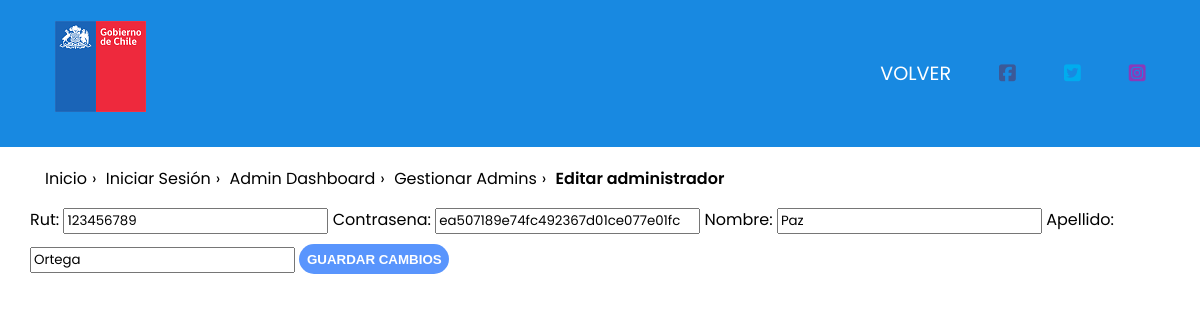
Screenshot of /administrador/editar_administrador.php?rut_usuario=123456789 with the database file from the repository.
### tables this page shows
CREATE TABLE `usuario` (
  `rut_usuario` int(11) NOT NULL,
  `contrasena_usuario` longtext NOT NULL,
  `nombre_usuario` varchar(30) NOT NULL,
  `apellido_usuario` varchar(30) NOT NULL,
  `tipo_usuario` set('encargado','administrador') NOT NULL
);

### administrador/editar_administrador.php (the view, shortened to what this page needs)
<?php
require('..\conexion.php');
$rut_usuario = $_GET["rut_usuario"];
$consulta = "SELECT * FROM usuario WHERE rut_usuario='$rut_usuario'";
$resultado = mysqli_query($conexion, $consulta);
?>
<!DOCTYPE html>
<html lang="es">
<head>
    <link rel="stylesheet" href="administrador.css">
    <link rel="stylesheet" href="../estilos.css">
    <link rel="stylesheet" href="../migas-de-pan.css">
</head>
<header>
    <h1 class="logo">
        <a href="../index.php"><img src="../logo_gob.png" alt="gobierno de chile logo"></a>
    </h1>
    <nav>
        <ul>
            <li><a href="revisar_administrador.php">Volver</a></li>
            <li><a href="https://www.facebook.com/gobiernodechile/"><i class="fab fa-facebook-square" style="color: #3b5998;"></i></a></li>
            <li><a href="https://twitter.com/gobiernodechile"><i class="fab fa-twitter-square" style="color: #00acee;"></i></a></li>
            <li><a href="https://www.instagram.com/gobiernodechile/"><i class="fab fa-instagram-square" style="color: #8a3ab9;"></i></a></li>
        </ul>
    </nav>
</header>
<br><br><br><br><br><br>
<body>
    <div style="padding-left:30px; padding-right:30px;">
    <div>
        <ul class="migas-de-pan">
            <li class="migas-de-pan-item"><a href="../index.php" class="migas-de-pan-link">Inicio</a></li>
            <li class="migas-de-pan-item"><a href="../login.php" class="migas-de-pan-link">Iniciar Sesión</a></li>
            <li class="migas-de-pan-item"><a href="bienvenido_administrador.php" class="migas-de-pan-link">Admin Dashboard</a></li>
            <li class="migas-de-pan-item"><a href="revisar_administrador.php" class="migas-de-pan-link">Gestionar Admins</a></li>
            <li class="migas-de-pan-item"><a href="#" class="migas-de-pan-link" style="font-weight: 600;">Editar administrador</a></li>
        </ul>
    </div>
    <form action="edicion_administrador.php" method="post">
        <?php
        while ($row = mysqli_fetch_array($resultado)) {
            $rut_usuario = $row['rut_usuario'];
            $contrasena_usuario = $row['contrasena_usuario'];
            $nombre_usuario = $row['nombre_usuario'];
            $apellido_usuario = $row['apellido_usuario'];
            echo
                "<label>Rut:</label>
            <input type='text' name='rut_usuario' value='" . $rut_usuario . "' />
            <label>Contrasena:</label>
            <input type='text' name='contrasena_usuario' value='" . $contrasena_usuario . "'  />
            <label>Nombre:</label>
            <input type='text' name='nombre_usuario' value='" . $nombre_usuario . "'  />
            <label>Apellido:</label>
            <input type='text' name='apellido_usuario' value='" . $apellido_usuario . "'  />
            ";
        }
        ?>
        <button type="submit" class="btn solid">Guardar cambios</button>
    </form>
    </div>
</body>
</html>

### administrador/administrador.css (style rules this page uses)
body { padding: 0; margin: 0; box-sizing: border-box; }
body,input { font-family: 'Poppins',sans-serif; }
form { justify-content: center; flex-direction: column; }
.btn { width: 150px; height: 30px; border: none; outline: none; border-radius: 49px; cursor: pointer; background-color: #5995fd; color: #fff; text-transform: uppercase; font-weight: 600; margin: 10px 0; transition: .5s; }

### estilos.css (style rules this page uses)
:root { --background: rgba(24, 137, 225, 1); }
*, *::before, *::after { box-sizing: border-box; }
body { margin: 0; background: white; font-family: 'Poppins',sans-serif; font-weight: 400; }
header { background: var(--background); text-align: center; position: fixed; z-index: 999; width: 100%; top: 0; }
nav { position: absolute; text-align: left; top: 100%; left: 0; background: var(--background); width: 100%; transform: scale(1,0); transform-origin: top; transition: transform 400ms ease-in-out; }
nav ul { margin: 0; padding: 0; list-style: none; }
nav li { margin-bottom: 1em; margin-left: 1em; }
nav a { color: white; text-decoration: none; font-size: 1.2rem; text-transform: uppercase; opacity: 0; transition: opacity 150ms ease-in-out; }
@media screen and (min-width: 1100px) { header { display: grid; grid-template-columns: 1fr auto minmax(1000px, 3fr) 1fr; } }
@media screen and (min-width: 1100px) { .logo { grid-column: 2 / 3; } }
@media screen and (min-width: 1100px) { nav { all: unset; grid-column: 3 / 4; display: flex; justify-content: flex-end; align-items: center; } }
@media screen and (min-width: 1100px) { nav ul { display: flex; } }
@media screen and (min-width: 1100px) { nav li { margin-left: 3em; margin-bottom: 0; } }
@media screen and (min-width: 1100px) { nav a { opacity: 1; position: relative; } }
@media screen and (min-width: 1100px) { nav a::before { content: ''; display: block; height: 4px; background: black; position: absolute; top: -.75em; left: 0; right: 0; transform: scale(0,1); transition: transform ease-in-out 250ms; } }

### migas-de-pan.css (style rules this page uses)
.migas-de-pan { padding: 0; margin-left: 15px; }
.migas-de-pan-item { display: inline-block; }
.migas-de-pan-item:not(:last-of-type)::after { content: '\203a'; margin: 0 5px; color: #000000; }
.migas-de-pan-link { text-decoration: none; color: #000000; }

### rows the page displays
usuario: rut_usuario "123456789", contrasena_usuario "ea507189e74fc492367d01ce077e01fc", nombre_usuario "Paz", apellido_usuario "Ortega"
